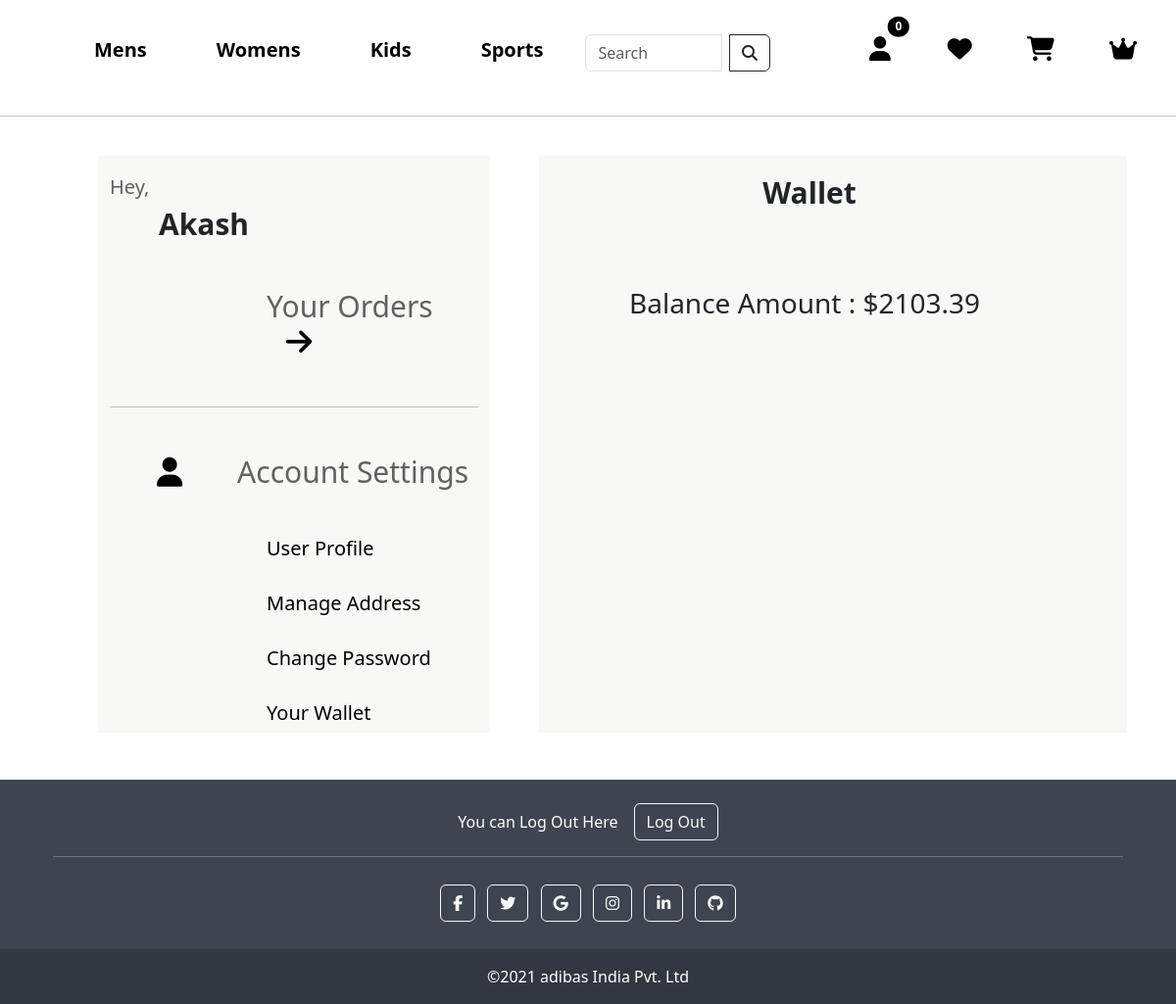
The page /wallet/ (signed in) on the database its author committed.
### core/models.py (models this page shows, shortened)
class TopCategory(models.Model):
    tcid = ShortUUIDField(unique=True, length=10, max_length=20, prefix='tcat', alphabet="abcdefgh12345")
    title = models.CharField(max_length=200)
    class Meta:
        verbose_name_plural = "Top Categories"

class Wallet(models.Model):
    user = models.OneToOneField(CustomUser, on_delete=models.CASCADE)
    balance = models.DecimalField(max_digits=10, decimal_places=2, default=0.0)
    transactions = models.TextField(default='[]')
    class Meta:
        verbose_name_plural = "Wallet"

### userauth/models.py (models this page shows)
class CustomUser(AbstractUser):
    username = models.CharField(max_length=100,unique=True)
    email = models.EmailField()
    password = models.CharField(max_length=100)
    is_blocked = models.BooleanField(default=False)
    f_name = models.CharField(max_length=100, null=True)
    s_name = models.CharField(max_length=100, null=True)
    phone_no = models.CharField(max_length=12, null=True)
    password_reset_token = models.CharField(max_length=255, blank=True, null=True)
    referral_code = models.CharField(max_length=20, unique=True, blank=True, null=True)
    referral_code_used = models.BooleanField(default=False)
    bonus = models.IntegerField(null=True, blank=True, default=100)

### core/views.py (the view)
# urls.py: path('wallet/', views.view_wallet, name='wallet'),
def view_wallet(request):
    user_wallet = request.user.wallet
    context = {'wallet': user_wallet}
    return render(request, 'wallet.html', context)

### core/context_processor.py (called while the page is built)
def default(request):
    top = TopCategory.objects.all()
    cat = Category.objects.all()
    min_max_price = Product.objects.aggregate(Min('price'), Max('price'))
    return {
        'top':top,
        'cat': cat,
        'min_max_price': min_max_price
    }

### templates/wallet.html (shortened to what this page needs)
{% extends 'base.html' %}
{% block content %}
{% load static %}
<link rel="stylesheet" type="text/css" href="{% static 'profile.css' %}">
<section>
    <div class="container-fluid">
        <div class="row">
            <div class="col-lg-4" style="background-color: rgb(248, 248, 247); margin-left: 100px;">
                <div class="name" style="margin-top: 20px;">
                    <h6 style="font-size: 20px; color: rgb(97, 97, 97);">Hey,</h6>
                    <h5 style="font-size: 30px; margin-left: 50px; font-weight: 600;">{{ request.user | title }}</h5>
                </div>
                <div class="orders">
                    <a style="text-decoration: none; color: black;" href="{% url 'order_list' %}"><h6 style="font-size: 30px;  margin-left:10rem; margin-top: 3rem; color:rgb(97, 97, 97);">Your Orders <i class="fa fa-arrow-right" style="margin-left: 20px; color: black;"></i></h6></a>
                </div>
                <br>
                <hr>
                <div class="setting">
                    <h6 style="font-size: 30px; margin-top: 3rem; color:rgb(97, 97, 97);"><i class="fa-solid fa-user" style="color: black; margin-left: 3rem;"></i> <span style="margin-left: 3rem;">Account Settings</span></h6>
                    <div class="user-profile">
                        <a style="text-decoration: none; color: black;" href="{% url 'user_profile' %}"><h6 style="font-size: 20px; margin-top: 3rem; margin-left: 10rem;">User Profile</h6></a>
                    </div>
                    <div class="manage-address">
                        <a style="text-decoration: none; color: black;" href="{% url 'user_address' %}"><h6 style="font-size: 20px; margin-top: 2rem; margin-left: 10rem;">Manage Address</h6></a>
                    </div>
                    <div class="manage-address">
                        <a style="text-decoration: none; color: black;" href="{% url 'change_password' %}"><h6 style="font-size: 20px; margin-top: 2rem; margin-left: 10rem;">Change Password</h6></a>
                    </div>
                    <div class="manage-address">
                        <a style="text-decoration: none; color: black;" href="{% url 'wallet' %}"><h6 style="font-size: 20px; margin-top: 2rem; margin-left: 10rem;">Your Wallet</h6></a>
                    </div>
                </div>
            </div>
            <div class="col-lg-6" style="margin-left: 50px; background-color: rgb(248, 248, 247);">
                <div class="contents" style="margin-left: 80px;">
                    <div class="title" style="padding: 10px;">
                        <h3 style="font-size: 30px; font-weight: 700; text-align: center; margin-right: 8rem; margin-bottom: 20px; margin-top: 10px;">Wallet</h3>
                    </div>
                        <br><br>
                        <div class="balance">
                            <h3>Balance Amount : ${{ wallet.balance }}</h3>
                        </div>
                </div>
            </div>
        </div>
    </div>
</section>
{% endblock content%}

### templates/base.html (shortened to what this page needs)
{% load static %}
<!doctype html>
<html lang="en">
    <head>
    <link href="https://cdn.jsdelivr.net/npm/bootstrap@5.0.2/dist/css/bootstrap.min.css" rel="stylesheet">
    <link rel="stylesheet" type="text/css" href="{% static 'style.css' %}">
    <link rel="stylesheet" href="//code.jquery.com/ui/1.13.2/themes/base/jquery-ui.css">
    <link rel="stylesheet" href="https://cdnjs.cloudflare.com/ajax/libs/font-awesome/6.4.2/css/all.min.css" />
</head>
<body>
    <nav class="navbar navbar-expand-lg navbar-light">
        <div class="container-fluid">
            <a class="navbar-brand" href="{% url 'home' %}"><img class="header-logo" src="https://freepngimg.com/thumb/categories/1497.png" alt=""></a>
            <div class="collapse navbar-collapse" id="navbarSupportedContent">
                <ul class="navbar-nav me-auto mb-2 mb-lg-0">
                    {% for t in top %}
                    {% if t.title == 'Sports' %}
                    <li class="nav-item">
                        <a class="nav-link active" aria-current="page" style="font-size: 20px; color: red;" href="{% url 'mens_categories_product' t.title  %}" >{{ t.title }}</a>
                    </li>
                    {% else %}
                    <li class="nav-item">
                        <a class="nav-link active" aria-current="page" style="font-size: 20px;" href="{% url 'mens_categories_product' t.title  %}">{{ t.title }}</a>
                    </li>
                    {% endif %}
                    {% endfor %}
                    <form class="d-flex" role="search" action="{% url 'search' %}" method="get">
                        <div style="margin-top: 5px; margin-left: 15px;" class="input-group">
                            <input class="form-control me-2" type="search" placeholder="Search" name="q" id="product" aria-label="Search">
                            <button class="btn btn-outline-dark" type="submit">
                                <i class="fa fa-search"></i>
                            </button>
                        </div>
                    </form>
                    <li class="nav-item dropdown">
                        <a class="" style="margin-left: 50px;" href="#" id="navbarDropdown" role="button" data-bs-toggle="dropdown" aria-expanded="false">
                            <i class="fa-solid fa-user"></i>
                        </a>
                    </li>
                    <li class="nav-item">
                        <a class="nav-link" style="margin-left: 10px;" href="#"><i class="fa-solid fa-heart" style="margin-left: -15px;"></i></a>
                    </li>
                    <li class="nav-item">
                        <a class="nav-link" href="{% url 'cart_view' %}"><i class="fa-solid fa-cart-shopping" style="margin-left: -15px;"></i><span class="position-absolute top-0 start-100 translate-middle badge rounded-circle cart-items-count" style="margin-left: -17.7rem; margin-top: 1.7rem; background-color: black;">
                            {{ request.session.cart_data_obj|length }}
                            </span>
                        </a>
                    </li>
                    {% if user.is_authenticated and user.is_superuser %}
                        <li class="nav-item">
                            <a class="nav-link" href="{% url 'admin_panel' %}"><i class="fa-solid fa-crown" style="margin-left: -15px;"></i></a>
                        </li>
                    {% endif %}
                </ul>
            </div>
        </div>
    </nav>
    <hr>
    <br>
    {% block content %}
    {% endblock content %}
<br><br>
    <footer
    class="text-center text-lg-start text-white"
    style="background-color: #3e4551"
    >
<div class="container p-4 pb-0">
<section class="">
    <p class="d-flex justify-content-center align-items-center">
        <span class="me-3">You can Log Out Here</span>
        <a href="{% url 'logout' %}"><button type="button" class="btn btn-outline-light btn-rounded">Log Out</button></a>
    </p>
</section>
<hr class="mb-4" />
<section class="mb-4 text-center">
<a
    class="btn btn-outline-light btn-floating m-1"
    href="https://www.facebook.com/adidasIN/?brand_redir=182162001806727"
    role="button"
    ><i class="fab fa-facebook-f"></i
></a>
<a
    class="btn btn-outline-light btn-floating m-1"
    href="https://twitter.com/adidas?lang=en"
    role="button"
    ><i class="fab fa-twitter"></i
></a>
<a
    class="btn btn-outline-light btn-floating m-1"
    href="https://www.adidas-group.com/en/about/profile/"
    role="button"
    ><i class="fab fa-google"></i
></a>
<a
    class="btn btn-outline-light btn-floating m-1"
    href="https://www.instagram.com/adidas/?hl=en"
    role="button"
    ><i class="fab fa-instagram"></i
></a>
<a
    class="btn btn-outline-light btn-floating m-1"
    href="https://www.linkedin.com/company/adidas/"
    role="button"
    ><i class="fab fa-linkedin-in"></i
></a>
<a
    class="btn btn-outline-light btn-floating m-1"
    href="https://github.com/adidas"
    role="button"
    ><i class="fab fa-github"></i
></a>
</section>
</div>
<div
    class="text-center p-3"
    style="background-color: rgba(0, 0, 0, 0.2)"
    >
    ©2021 adibas India Pvt. Ltd
</div>
</footer>
    <link href="https://cdn.jsdelivr.net/npm/bootstrap@5.3.0/dist/css/bootstrap.min.css" rel="stylesheet">
</body>
</html>

### static/style.css (style rules this page uses)
.navbar { padding: 1px; }
.navbar-brand { margin-right: 1rem; }
.navbar-nav { display: flex; align-items: center; }
.navbar-nav .nav-item a { font-family: 'Segoe UI', Tahoma, Geneva, Verdana, sans-serif !important; font-weight: 600; color: black !important; text-decoration: none !important; }
.nav-item { padding: 20px; margin-left: 15px; }
.nav-item .fa-solid { font-size: 25px; margin-left: 1rem; color: black; }

### rows shown on the page
TopCategory: title "Mens"
TopCategory: title "Womens"
TopCategory: title "Kids"
TopCategory: title "Sports"
CustomUser: user "Akash"
Wallet: balance "2103.39"

### other values the page prints
{{ request.session.cart_data_obj|length }} "0"
